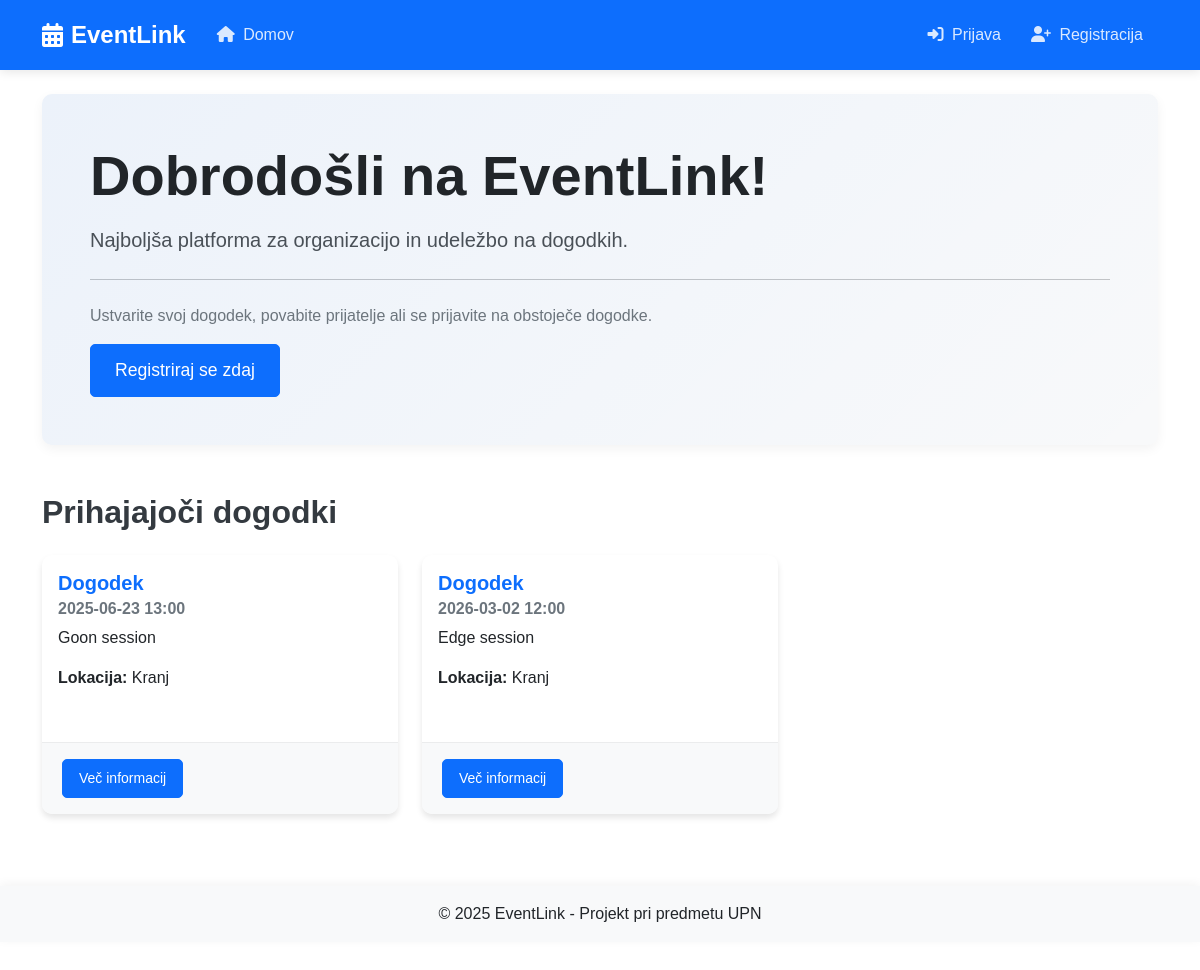
The page / on the database its author committed.
### tables this page shows
CREATE TABLE events (
    id INTEGER PRIMARY KEY AUTOINCREMENT,
    title TEXT NOT NULL,
    description TEXT NOT NULL,
    date TEXT NOT NULL,
    location TEXT NOT NULL,
    organizer_id INTEGER NOT NULL,
    target_age_group TEXT DEFAULT 'all',
    created_at TEXT NOT NULL,
    FOREIGN KEY (organizer_id) REFERENCES users (id)
);

### app.py (the view)
@app.route('/')
def home():
    db = get_db()
    cursor = db.execute('SELECT * FROM events ORDER BY date LIMIT 3')
    events = cursor.fetchall()
    return render_template('home.html', events=events)

### app.py (called while the page is built)
def get_db():
    db = getattr(g, '_database', None)
    if db is None:
        db = g._database = sqlite3.connect(DATABASE)
        db.row_factory = sqlite3.Row  # da lahko dostopamo do stolpcev po imenih
    return db

@app.teardown_appcontext
def close_connection(exception):
    db = getattr(g, '_database', None)
    if db is not None:
        db.close()

### templates/home.html (shortened to what this page needs)
{% extends 'base.html' %}
{% block content %}
<div class="jumbotron py-5 bg-light rounded">
    <h1 class="display-4">Dobrodošli na EventLink!</h1>
    <p class="lead">Najboljša platforma za organizacijo in udeležbo na dogodkih.</p>
    <hr class="my-4">
    <p>Ustvarite svoj dogodek, povabite prijatelje ali se prijavite na obstoječe dogodke.</p>
    {% if 'user_id' not in session %}
    <a href="{{ url_for('register') }}" class="btn btn-primary btn-lg">Registriraj se zdaj</a>
    {% else %}
    <a href="{{url_for('create_event')}}" class="btn btn-success btn-lg">Ustvari dogodek</a>
    {% endif %}
</div>
<div class="mt-5">
    <h2>Prihajajoči dogodki</h2>
    <div class="row">
        {% if events %}
            {% for event in events %}
            <div class="col-md-4 mb-4">
                <div class="card h-100">
                    <div class="card-body">
                        <h5 class="card-title">{{ event['title'] }}</h5>
                        <h6 class="card-subtitle mb-2 text-muted">{{ event['date'] }}</h6>
                        <p class="card-text">{{ event['description']|truncate(100) }}</p>
                        <p><strong>Lokacija:</strong> {{ event['location'] }}</p>
                    </div>
                    <div class="card-footer">
                        <a href="{{ url_for('event_detail', event_id=event['id']) }}" class="btn btn-primary btn-sm">Več informacij</a>
                    </div>
                </div>
            </div>
            {% endfor %}
        {% else %}
            <div class="col-12">
                <div class="alert alert-info">
                    Trenutno ni prihajajočih dogodkov.
                </div>
            </div>
        {% endif %}
    </div>
</div>
{% endblock %}

### static/css/style.css (style rules this page uses)
body { font-family: 'Arial', sans-serif; padding-bottom: 50px; transition: background-color 0.5s ease; }
.card { transition: transform 0.3s ease, box-shadow 0.3s ease; border-radius: 10px; box-shadow: 0 4px 6px rgba(0, 0, 0, 0.1); overflow: hidden; border: none; margin-bottom: 20px; }
.card-title { color: #0d6efd; font-weight: 600; }
.card-footer { background-color: #f8f9fa; border-top: 1px solid rgba(0, 0, 0, 0.05); padding: 1rem 1.25rem; }
.btn { border-radius: 5px; transition: all 0.3s ease; padding: 8px 16px; font-weight: 500; }
.btn-primary { background-color: #0d6efd; border-color: #0d6efd; }
.jumbotron { padding: 3rem; border-radius: 10px; background-color: #f8f9fa; box-shadow: 0 4px 12px rgba(0, 0, 0, 0.05); margin-bottom: 2rem; position: relative; overflow: hidden; }
.jumbotron::after { content: ''; position: absolute; top: 0; right: 0; bottom: 0; left: 0; background: linear-gradient(135deg, rgba(13, 110, 253, 0.05) 0%, rgba(13, 110, 253, 0) 100%); z-index: 0; }
.jumbotron .display-4 { position: relative; z-index: 1; font-weight: 700; margin-bottom: 1rem; color: #212529; }
.jumbotron .lead { position: relative; z-index: 1; font-size: 1.25rem; color: #495057; }
.jumbotron p { position: relative; z-index: 1; color: #6c757d; }
.jumbotron .btn { position: relative; z-index: 1; padding: 12px 24px; font-size: 1.1rem; }
h1, h2, h3, h4, h5, h6 { margin-bottom: 1.5rem; color: #343a40; font-weight: 700; }
.text-muted { color: #6c757d !important; }
.rounded { border-radius: 10px !important; }

### rows shown on the page
events: title "Dogodek", date "2025-06-23 13:00", description "Goon session", location "Kranj"
events: title "Dogodek", date "2026-03-02 12:00", description "Edge session", location "Kranj"
